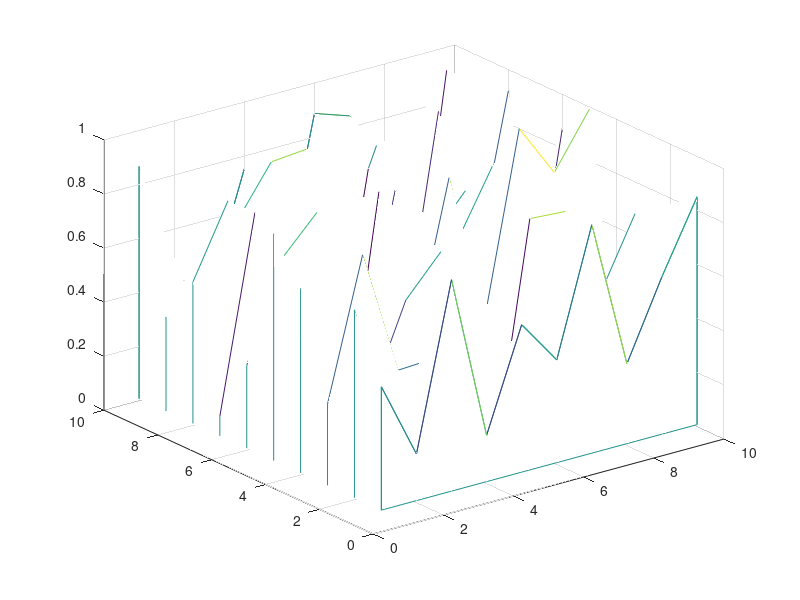

The MATLAB script that drew this image:
%% Computer Assignment 07 
% 1. Generate a large number of random vectors of dimension 2 consisting of
% two independent uniformly distributed random numbers over the range
% [0,1]. Estimate the pdf and plot in 3D using MATLAB’s functions like
% surf, mesh or the equivalent. Describe the shape of this plot. 
% 2. Generate a set of Gaussian random vectors that have a 2x2 covariance
% matrix, estimate the pdf, and plot in 3D. To keep things simple, use a
% mean of [6,6] for each example. Use the following covariance matrices:

%% Task 1 
DIM = [10, 10]; 
x = rand(DIM); 

hist_x = mvnpdf(x, 0.5)
waterfall(x)
